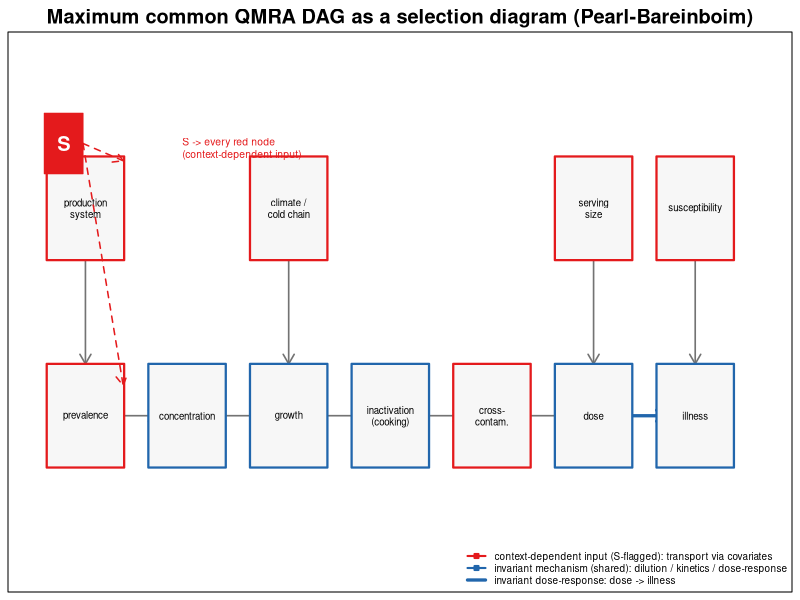

R code for this plot:
#!/usr/bin/env Rscript
# -*- coding: utf-8 -*-
# Maximum common causal DAG + selection diagram
# The 39 QMRA studies' DAGs share a single causal backbone; the Pearl-Bareinboim selection diagram marks
# which nodes are context-specific (S, require transfer) vs which edges are invariant mechanisms (shareable).
#
# Convention: red = S-pointed (context-dependent root inputs); dark blue = invariant mechanism (dilution /
#        growth-inactivation kinetics / dose-response); thick blue edge dose->illness = the invariant mechanism.

pdf("QMRA_selection_diagram.pdf", width=10, height=5.5)

par(mar=c(0.4,0.4,1.6,0.4))
plot(NA, xlim=c(0,15), ylim=c(0,6), axes=FALSE, xlab="", ylab="",
     main="Maximum common QMRA DAG as a selection diagram (Pearl-Bareinboim)")

# ---- Node coordinates (main chain y=1.8, upstream drivers y=4.2) ----
N <- list(
  production    = c(1.0, 4.2),
  prevalence    = c(1.0, 1.8),
  climate       = c(5.2, 4.2),
  growth        = c(5.2, 1.8),
  concentration = c(3.1, 1.8),
  inactivation  = c(7.3, 1.8),
  crosscontam   = c(9.4, 1.8),
  serving       = c(11.5, 4.2),
  dose          = c(11.5, 1.8),
  suscept       = c(13.6, 4.2),
  illness       = c(13.6, 1.8)
)
LAB <- c(production="production\nsystem", prevalence="prevalence",
         climate="climate /\ncold chain", growth="growth",
         concentration="concentration", inactivation="inactivation\n(cooking)",
         crosscontam="cross-\ncontam.", serving="serving\nsize",
         dose="dose", suscept="susceptibility", illness="illness")
S_FLAG   <- c("production","prevalence","climate","crosscontam","serving","suscept")
INVARIANT <- c("concentration","growth","inactivation","dose","illness")

# causal edges (grey)
edges <- list(
  c("production","prevalence"),
  c("prevalence","concentration"),
  c("climate","growth"),
  c("concentration","growth"),
  c("growth","inactivation"),
  c("inactivation","crosscontam"),
  c("crosscontam","dose"),
  c("serving","dose"),
  c("suscept","illness")
)

draw_node <- function(nm) {
  xy <- N[[nm]]
  col <- if (nm %in% S_FLAG) "#E41A1C" else "#2166AC"
  rect(xy[1]-0.8, xy[2]-0.6, xy[1]+0.8, xy[2]+0.6, col="#F7F7F7", border=col, lwd=2.2)
  text(xy[1], xy[2], LAB[[nm]], cex=0.58)
}
arrow <- function(a, b, col="grey45", lwd=1.6, lty=1) {
  pa <- N[[a]]; pb <- N[[b]]
  d <- pb - pa; u <- d / sqrt(sum(d^2))
  p1 <- pa + u*0.60; p2 <- pb - u*0.60
  arrows(p1[1], p1[2], p2[1], p2[2], col=col, lwd=lwd, lty=lty, length=0.11)
}

for (e in edges) arrow(e[1], e[2], col="grey45", lwd=1.6)
arrow("dose","illness", col="#2166AC", lwd=3.2)   # invariant mechanism
for (nm in names(N)) draw_node(nm)

# selection variable S (red box, points to all red nodes; draw 3 nearby arrows as representatives)
rect(0.15, 4.6, 0.95, 5.3, col="#E41A1C", border="#E41A1C")
text(0.55, 4.95, "S", col="white", cex=1.2, font=2)
arrows(0.95, 4.95, 1.78, 4.75, col="#E41A1C", lwd=1.5, lty=2, length=0.11)  # -> production
arrows(0.95, 4.95, 1.78, 2.15,  col="#E41A1C", lwd=1.5, lty=2, length=0.11)  # -> prevalence
text(3.0, 4.9, "S -> every red node\n(context-dependent input)", col="#E41A1C", cex=0.62, adj=0)

legend("bottomright",
       legend=c("context-dependent input (S-flagged): transport via covariates",
                "invariant mechanism (shared): dilution / kinetics / dose-response",
                "invariant dose-response: dose -> illness"),
       col=c("#E41A1C","#2166AC","#2166AC"), lwd=c(2,2,3.2), lty=c(1,1,1),
       pch=c(22,22,NA), pt.bg=c("#E41A1C","#2166AC",NA), cex=0.60, bty="n")
box()
dev.off()
cat("Plot saved: QMRA_selection_diagram.pdf\n")
